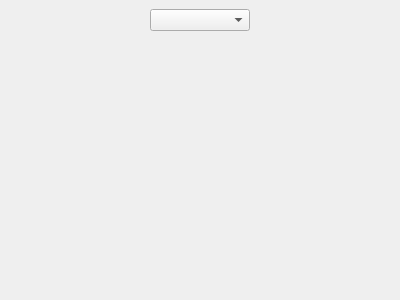
<ui version="4.0" >
 <class>DialpadWidget</class>
 <widget class="QWidget" name="DialpadWidget" >
  <property name="geometry" >
   <rect>
    <x>0</x>
    <y>0</y>
    <width>400</width>
    <height>300</height>
   </rect>
  </property>
  <layout class="QVBoxLayout" >
   <property name="spacing" >
    <number>6</number>
   </property>
   <property name="leftMargin" >
    <number>9</number>
   </property>
   <property name="topMargin" >
    <number>9</number>
   </property>
   <property name="rightMargin" >
    <number>9</number>
   </property>
   <property name="bottomMargin" >
    <number>9</number>
   </property>
   <item>
    <widget class="QFrame" name="topFrame" >
     <layout class="QHBoxLayout" >
      <property name="spacing" >
       <number>6</number>
      </property>
      <property name="leftMargin" >
       <number>0</number>
      </property>
      <property name="topMargin" >
       <number>0</number>
      </property>
      <property name="rightMargin" >
       <number>0</number>
      </property>
      <property name="bottomMargin" >
       <number>0</number>
      </property>
      <item>
       <layout class="QHBoxLayout" >
        <property name="spacing" >
         <number>6</number>
        </property>
        <property name="leftMargin" >
         <number>0</number>
        </property>
        <property name="topMargin" >
         <number>0</number>
        </property>
        <property name="rightMargin" >
         <number>0</number>
        </property>
        <property name="bottomMargin" >
         <number>0</number>
        </property>
        <item>
         <spacer>
          <property name="orientation" >
           <enum>Qt::Horizontal</enum>
          </property>
          <property name="sizeHint" >
           <size>
            <width>127</width>
            <height>20</height>
           </size>
          </property>
         </spacer>
        </item>
        <item>
         <widget class="UpQComboBox" name="audioSmileysComboBox" >
          <property name="minimumSize" >
           <size>
            <width>100</width>
            <height>0</height>
           </size>
          </property>
         </widget>
        </item>
        <item>
         <spacer>
          <property name="orientation" >
           <enum>Qt::Horizontal</enum>
          </property>
          <property name="sizeHint" >
           <size>
            <width>127</width>
            <height>20</height>
           </size>
          </property>
         </spacer>
        </item>
       </layout>
      </item>
     </layout>
    </widget>
   </item>
   <item>
    <widget class="QStackedWidget" name="stackedWidget" >
     <property name="minimumSize" >
      <size>
       <width>150</width>
       <height>198</height>
      </size>
     </property>
     <property name="currentIndex" >
      <number>0</number>
     </property>
     <widget class="QWidget" name="classicDialpadPage" >
      <layout class="QVBoxLayout" >
       <property name="spacing" >
        <number>6</number>
       </property>
       <property name="leftMargin" >
        <number>0</number>
       </property>
       <property name="topMargin" >
        <number>0</number>
       </property>
       <property name="rightMargin" >
        <number>0</number>
       </property>
       <property name="bottomMargin" >
        <number>0</number>
       </property>
       <item>
        <layout class="QHBoxLayout" >
         <property name="spacing" >
          <number>6</number>
         </property>
         <property name="leftMargin" >
          <number>0</number>
         </property>
         <property name="topMargin" >
          <number>0</number>
         </property>
         <property name="rightMargin" >
          <number>0</number>
         </property>
         <property name="bottomMargin" >
          <number>0</number>
         </property>
         <item>
          <spacer>
           <property name="orientation" >
            <enum>Qt::Horizontal</enum>
           </property>
           <property name="sizeHint" >
            <size>
             <width>40</width>
             <height>20</height>
            </size>
           </property>
          </spacer>
         </item>
         <item>
          <layout class="QGridLayout" >
           <property name="leftMargin" >
            <number>0</number>
           </property>
           <property name="topMargin" >
            <number>0</number>
           </property>
           <property name="rightMargin" >
            <number>0</number>
           </property>
           <property name="bottomMargin" >
            <number>0</number>
           </property>
           <property name="horizontalSpacing" >
            <number>0</number>
           </property>
           <property name="verticalSpacing" >
            <number>0</number>
           </property>
           <item row="3" column="2" >
            <widget class="QToolButton" name="poundButton" >
             <property name="sizePolicy" >
              <sizepolicy vsizetype="Fixed" hsizetype="Fixed" >
               <horstretch>0</horstretch>
               <verstretch>0</verstretch>
              </sizepolicy>
             </property>
             <property name="icon" >
              <iconset resource="../../../resources/wengophone.qrc" >:/pics/dialpad/12_on.png</iconset>
             </property>
             <property name="iconSize" >
              <size>
               <width>50</width>
               <height>50</height>
              </size>
             </property>
             <property name="autoRaise" >
              <bool>true</bool>
             </property>
            </widget>
           </item>
           <item row="0" column="0" >
            <widget class="QToolButton" name="oneButton" >
             <property name="icon" >
              <iconset resource="../../../resources/wengophone.qrc" >:/pics/dialpad/1_on.png</iconset>
             </property>
             <property name="iconSize" >
              <size>
               <width>50</width>
               <height>50</height>
              </size>
             </property>
             <property name="autoRaise" >
              <bool>true</bool>
             </property>
            </widget>
           </item>
           <item row="3" column="0" >
            <widget class="QToolButton" name="starButton" >
             <property name="icon" >
              <iconset resource="../../../resources/wengophone.qrc" >:/pics/dialpad/10_on.png</iconset>
             </property>
             <property name="iconSize" >
              <size>
               <width>50</width>
               <height>50</height>
              </size>
             </property>
             <property name="autoRaise" >
              <bool>true</bool>
             </property>
            </widget>
           </item>
           <item row="2" column="0" >
            <widget class="QToolButton" name="sevenButton" >
             <property name="icon" >
              <iconset resource="../../../resources/wengophone.qrc" >:/pics/dialpad/7_on.png</iconset>
             </property>
             <property name="iconSize" >
              <size>
               <width>50</width>
               <height>50</height>
              </size>
             </property>
             <property name="autoRaise" >
              <bool>true</bool>
             </property>
            </widget>
           </item>
           <item row="0" column="1" >
            <widget class="QToolButton" name="twoButton" >
             <property name="icon" >
              <iconset resource="../../../resources/wengophone.qrc" >:/pics/dialpad/2_on.png</iconset>
             </property>
             <property name="iconSize" >
              <size>
               <width>50</width>
               <height>50</height>
              </size>
             </property>
             <property name="autoRaise" >
              <bool>true</bool>
             </property>
            </widget>
           </item>
           <item row="0" column="2" >
            <widget class="QToolButton" name="threeButton" >
             <property name="icon" >
              <iconset resource="../../../resources/wengophone.qrc" >:/pics/dialpad/3_on.png</iconset>
             </property>
             <property name="iconSize" >
              <size>
               <width>50</width>
               <height>50</height>
              </size>
             </property>
             <property name="autoRaise" >
              <bool>true</bool>
             </property>
            </widget>
           </item>
           <item row="1" column="2" >
            <widget class="QToolButton" name="sixButton" >
             <property name="icon" >
              <iconset resource="../../../resources/wengophone.qrc" >:/pics/dialpad/6_on.png</iconset>
             </property>
             <property name="iconSize" >
              <size>
               <width>50</width>
               <height>50</height>
              </size>
             </property>
             <property name="autoRaise" >
              <bool>true</bool>
             </property>
            </widget>
           </item>
           <item row="1" column="1" >
            <widget class="QToolButton" name="fiveButton" >
             <property name="icon" >
              <iconset resource="../../../resources/wengophone.qrc" >:/pics/dialpad/5_on.png</iconset>
             </property>
             <property name="iconSize" >
              <size>
               <width>50</width>
               <height>50</height>
              </size>
             </property>
             <property name="autoRaise" >
              <bool>true</bool>
             </property>
            </widget>
           </item>
           <item row="2" column="2" >
            <widget class="QToolButton" name="nineButton" >
             <property name="icon" >
              <iconset resource="../../../resources/wengophone.qrc" >:/pics/dialpad/9_on.png</iconset>
             </property>
             <property name="iconSize" >
              <size>
               <width>50</width>
               <height>50</height>
              </size>
             </property>
             <property name="autoRaise" >
              <bool>true</bool>
             </property>
            </widget>
           </item>
           <item row="1" column="0" >
            <widget class="QToolButton" name="fourButton" >
             <property name="icon" >
              <iconset resource="../../../resources/wengophone.qrc" >:/pics/dialpad/4_on.png</iconset>
             </property>
             <property name="iconSize" >
              <size>
               <width>50</width>
               <height>50</height>
              </size>
             </property>
             <property name="autoRaise" >
              <bool>true</bool>
             </property>
            </widget>
           </item>
           <item row="3" column="1" >
            <widget class="QToolButton" name="zeroButton" >
             <property name="icon" >
              <iconset resource="../../../resources/wengophone.qrc" >:/pics/dialpad/11_on.png</iconset>
             </property>
             <property name="iconSize" >
              <size>
               <width>50</width>
               <height>50</height>
              </size>
             </property>
             <property name="autoRaise" >
              <bool>true</bool>
             </property>
            </widget>
           </item>
           <item row="2" column="1" >
            <widget class="QToolButton" name="eightButton" >
             <property name="icon" >
              <iconset resource="../../../resources/wengophone.qrc" >:/pics/dialpad/8_on.png</iconset>
             </property>
             <property name="iconSize" >
              <size>
               <width>50</width>
               <height>50</height>
              </size>
             </property>
             <property name="autoRaise" >
              <bool>true</bool>
             </property>
            </widget>
           </item>
          </layout>
         </item>
         <item>
          <spacer>
           <property name="orientation" >
            <enum>Qt::Horizontal</enum>
           </property>
           <property name="sizeHint" >
            <size>
             <width>40</width>
             <height>20</height>
            </size>
           </property>
          </spacer>
         </item>
        </layout>
       </item>
       <item>
        <spacer>
         <property name="orientation" >
          <enum>Qt::Vertical</enum>
         </property>
         <property name="sizeHint" >
          <size>
           <width>20</width>
           <height>0</height>
          </size>
         </property>
        </spacer>
       </item>
      </layout>
     </widget>
     <widget class="QWidget" name="svgDialpadPage" >
      <layout class="QVBoxLayout" >
       <property name="spacing" >
        <number>6</number>
       </property>
       <property name="leftMargin" >
        <number>0</number>
       </property>
       <property name="topMargin" >
        <number>0</number>
       </property>
       <property name="rightMargin" >
        <number>0</number>
       </property>
       <property name="bottomMargin" >
        <number>0</number>
       </property>
       <item>
        <widget class="QtSVGDialpad" name="qtSVGDialpad" >
         <property name="sizePolicy" >
          <sizepolicy vsizetype="Expanding" hsizetype="Ignored" >
           <horstretch>0</horstretch>
           <verstretch>0</verstretch>
          </sizepolicy>
         </property>
        </widget>
       </item>
       <item>
        <widget class="QLabel" name="label_2" >
         <property name="text" >
          <string>Click on the various color changing items to send sounds to your interlocutor.</string>
         </property>
         <property name="alignment" >
          <set>Qt::AlignCenter</set>
         </property>
         <property name="wordWrap" >
          <bool>true</bool>
         </property>
        </widget>
       </item>
      </layout>
     </widget>
    </widget>
   </item>
  </layout>
 </widget>
 <customwidgets>
  <customwidget>
   <class>UpQComboBox</class>
   <extends>QComboBox</extends>
   <header>qtutil/UpQComboBox.h</header>
  </customwidget>
  <customwidget>
   <class>QtSVGDialpad</class>
   <extends>QFrame</extends>
   <header>QtSVGDialpad.h</header>
   <container>1</container>
  </customwidget>
 </customwidgets>
 <resources>
  <include location="../../../resources/wengophone.qrc" />
 </resources>
 <connections/>
</ui>
